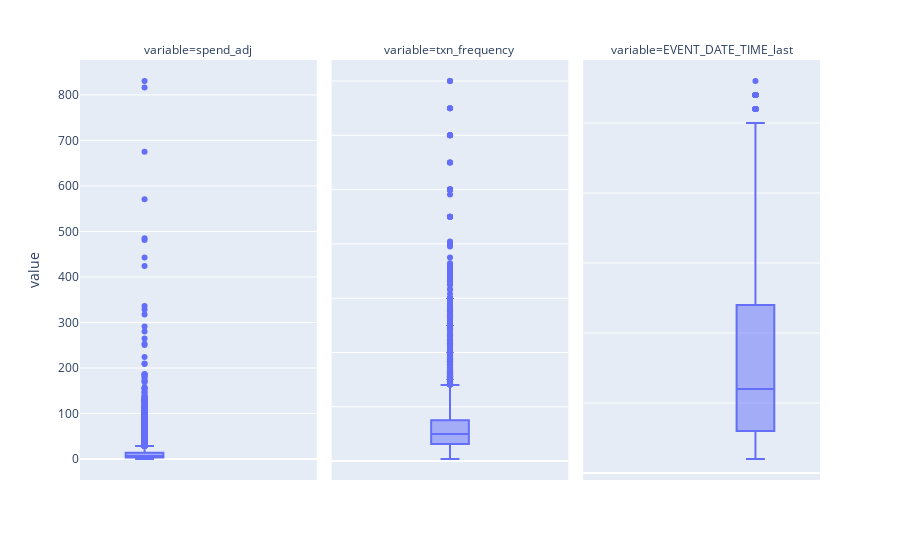

The cell this chart's notebook holds for it:
### Code cell
px.box(user_level_txns_agg_reduced.melt(), y='value', facet_col='variable').update_yaxes(matches=None)

### Figure 1 — Plotly figure (JSON) as saved in the notebook; plotly's stock layout.template omitted (floating-point values rounded to 4 significant figures; data arrays with more than 128 entries replaced by an {"elided": "..."} marker saying what was removed)
{"data": [{"alignmentgroup": "True", "hovertemplate": "variable=spend_adj<br>value=%{y}<extra></extra>", "legendgroup": "", "marker": {"color": "#636efa"}, "name": "", "notched": false, "offsetgroup": "", "orientation": "v", "showlegend": false, "type": "box", "x0": " ", "xaxis": "x", "y": {"elided": "25361 float values"}, "y0": " ", "yaxis": "y"}, {"alignmentgroup": "True", "hovertemplate": "variable=txn_frequency<br>value=%{y}<extra></extra>", "legendgroup": "", "marker": {"color": "#636efa"}, "name": "", "notched": false, "offsetgroup": "", "orientation": "v", "showlegend": false, "type": "box", "x0": " ", "xaxis": "x2", "y": {"elided": "25361 float values"}, "y0": " ", "yaxis": "y2"}, {"alignmentgroup": "True", "hovertemplate": "variable=EVENT_DATE_TIME_last<br>value=%{y}<extra></extra>", "legendgroup": "", "marker": {"color": "#636efa"}, "name": "", "notched": false, "offsetgroup": "", "orientation": "v", "showlegend": false, "type": "box", "x0": " ", "xaxis": "x3", "y": {"elided": "25361 int values"}, "y0": " ", "yaxis": "y3"}], "layout": {"annotations": [{"font": {}, "showarrow": false, "text": "variable=spend_adj", "x": 0.16, "xanchor": "center", "xref": "paper", "y": 1, "yanchor": "bottom", "yref": "paper"}, {"font": {}, "showarrow": false, "text": "variable=txn_frequency", "x": 0.5, "xanchor": "center", "xref": "paper", "y": 1, "yanchor": "bottom", "yref": "paper"}, {"font": {}, "showarrow": false, "text": "variable=EVENT_DATE_TIME_last", "x": 0.84, "xanchor": "center", "xref": "paper", "y": 1, "yanchor": "bottom", "yref": "paper"}], "boxmode": "group", "legend": {"tracegroupgap": 0}, "margin": {"t": 60}, "xaxis": {"anchor": "y", "domain": [0, 0.32]}, "xaxis2": {"anchor": "y2", "domain": [0.34, 0.66], "matches": "x"}, "xaxis3": {"anchor": "y3", "domain": [0.68, 1.0], "matches": "x"}, "yaxis": {"anchor": "x", "domain": [0, 1], "title": {"text": "value"}}, "yaxis2": {"anchor": "x2", "domain": [0, 1], "showticklabels": false}, "yaxis3": {"anchor": "x3", "domain": [0, 1], "showticklabels": false}}}
